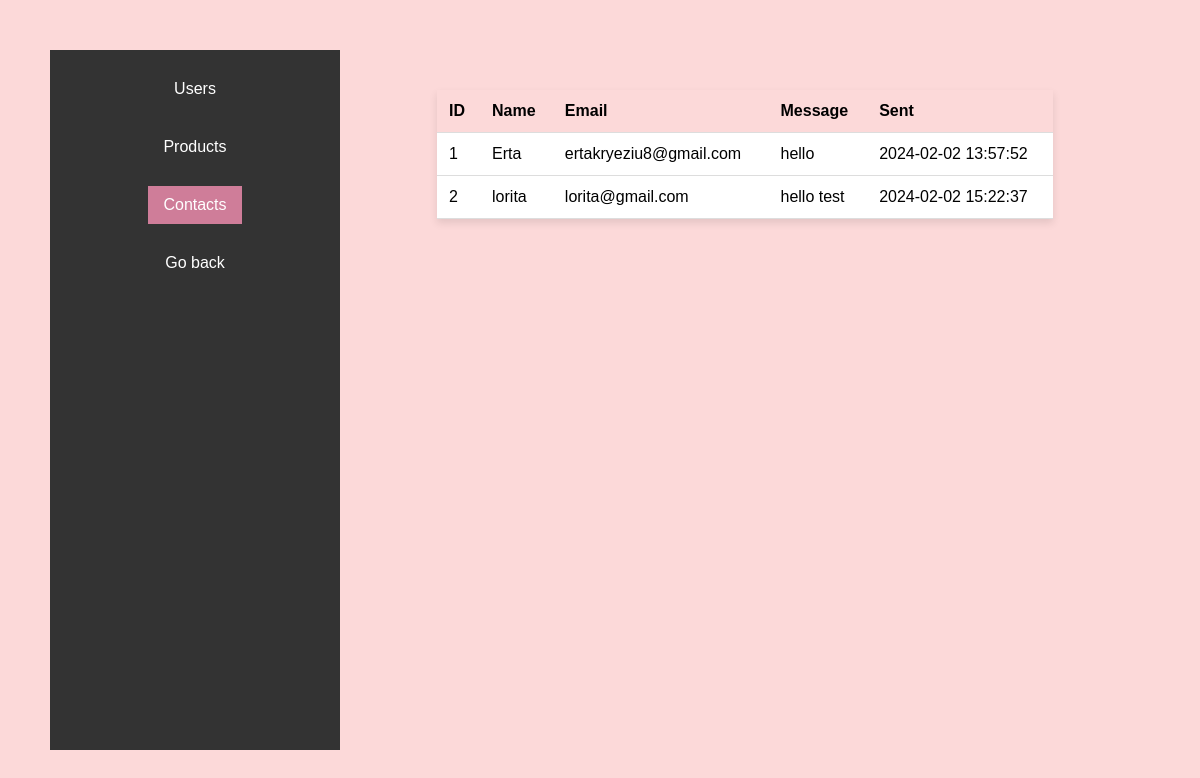
Screenshot of /dashboard.php?page=contacts (signed in) with the database file from the repository.
### tables this page shows
CREATE TABLE `contacts` (
  `id` int(11) NOT NULL,
  `name` varchar(255) NOT NULL,
  `email` varchar(255) NOT NULL,
  `message` text NOT NULL,
  `created_at` timestamp NOT NULL DEFAULT current_timestamp() ON UPDATE current_timestamp()
);

### contacts_list.php (the view, shortened to what this page needs)
<!DOCTYPE html>
<html lang="en">
<head>
    <link rel="stylesheet" href="https://cdnjs.cloudflare.com/ajax/libs/font-awesome/5.15.3/css/all.min.css">
</head>
<body>
    <?php
    include 'database.php';
    $sql = "SELECT * FROM contacts";
    $result = $conn->query($sql);
    echo "<table>
            <tr>
                <th>ID</th>
                <th>Name</th>
                <th>Email</th>
                <th>Message</th>
                <th>Sent</th>
            </tr>";
    while ($row = $result->fetch_assoc()) {
        echo "<tr>
                <td>{$row['id']}</td>
                <td>{$row['name']}</td>
                <td>{$row['email']}</td>
                <td>{$row['message']}</td>
                <td>{$row['created_at']}</td>
            </tr>";
    }
    echo "</table>";
    ?>
</body>
</html>

### dashboard.php (style rules this page uses)
body { display: flex; font-family: Arial, sans-serif; margin: 0; min-height: 100vh; background-color: #fcd9d9; }

### contacts_list.php (style rules this page uses)
body { background-color: #fcd9d9; font-family: Arial, sans-serif; padding: 50px; box-sizing: border-box; }
table { width: 80%; margin: 20px auto; border-collapse: collapse; background-color: #fff; box-shadow: 0 4px 8px rgba(0, 0, 0, 0.1); }
th, td { padding: 12px; text-align: left; border-bottom: 1px solid #ddd; }
th { background-color: #fcd9d9; }
td { background-color: #fff; }

### rows the page displays
contacts: id "1", name "Erta", email "ertakryeziu8@gmail.com", message "hello", created_at "2024-02-02 13:57:52"
contacts: id "2", name "lorita", email "lorita@gmail.com", message "hello test", created_at "2024-02-02 15:22:37"

### other values shown
$label "Users"
$label "Products"
$label "Contacts"
